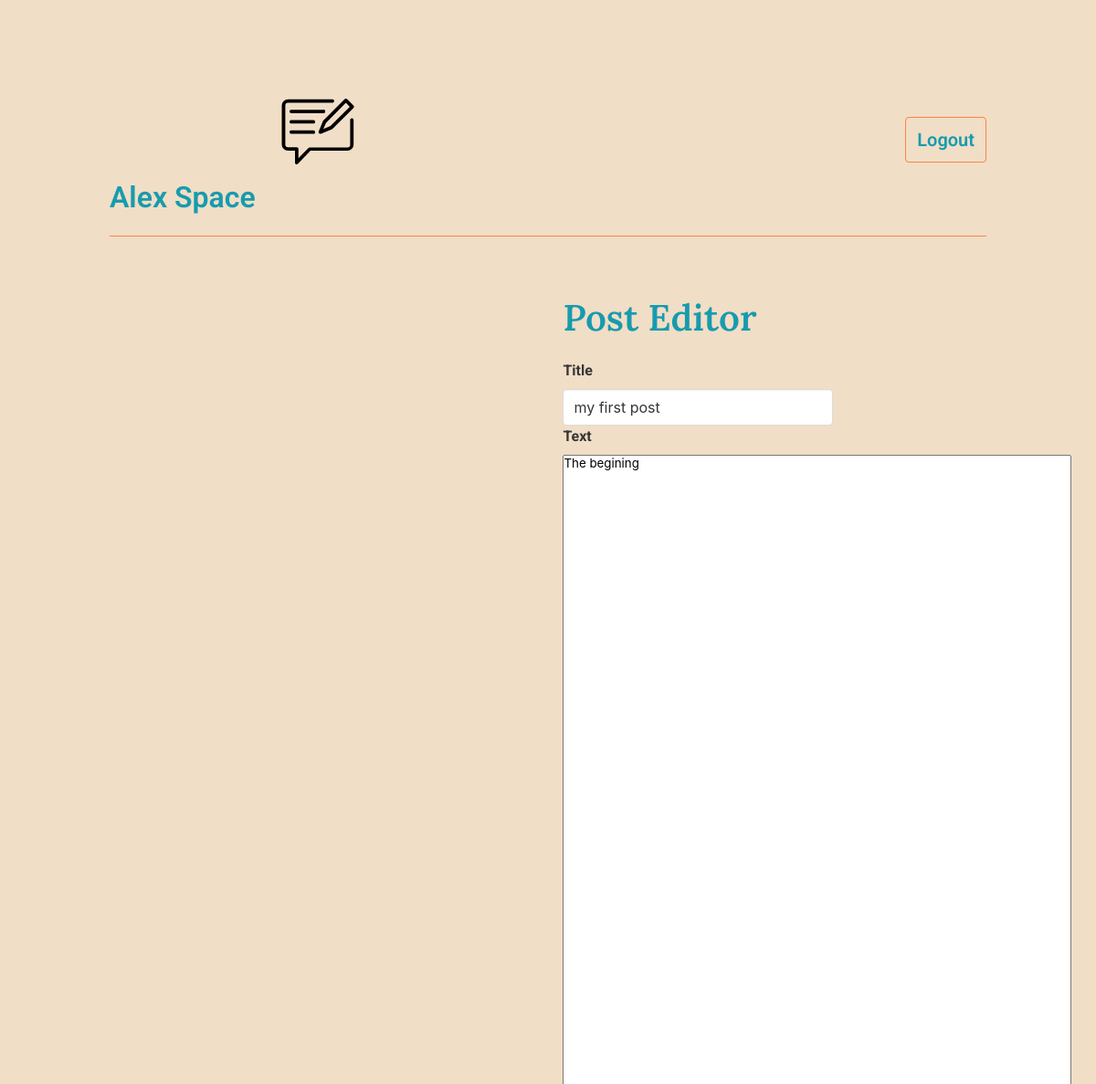
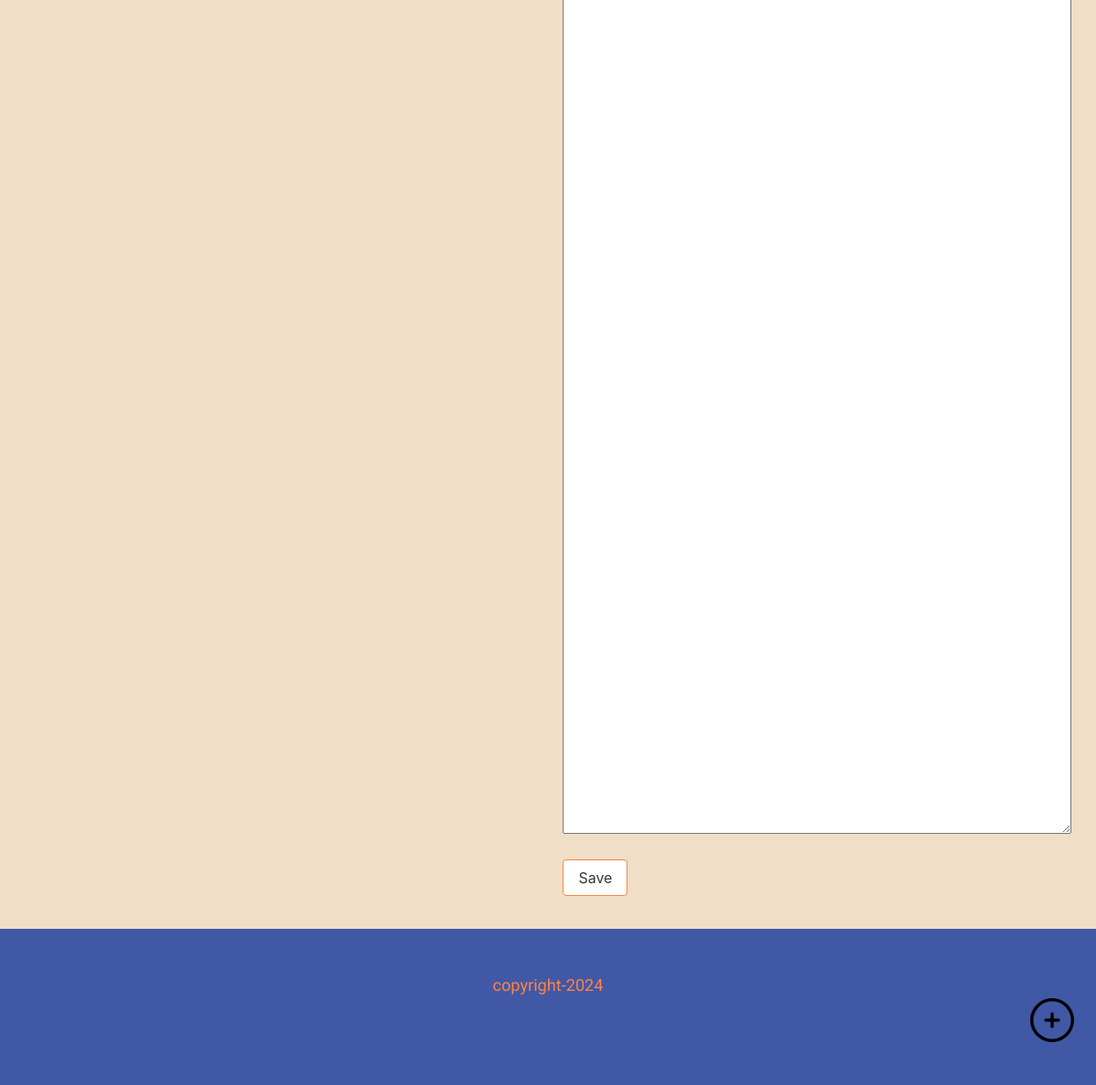
Before: /admin/post_editor/update?id=1 (signed in) with the older database file (2 pictures, top to bottom).
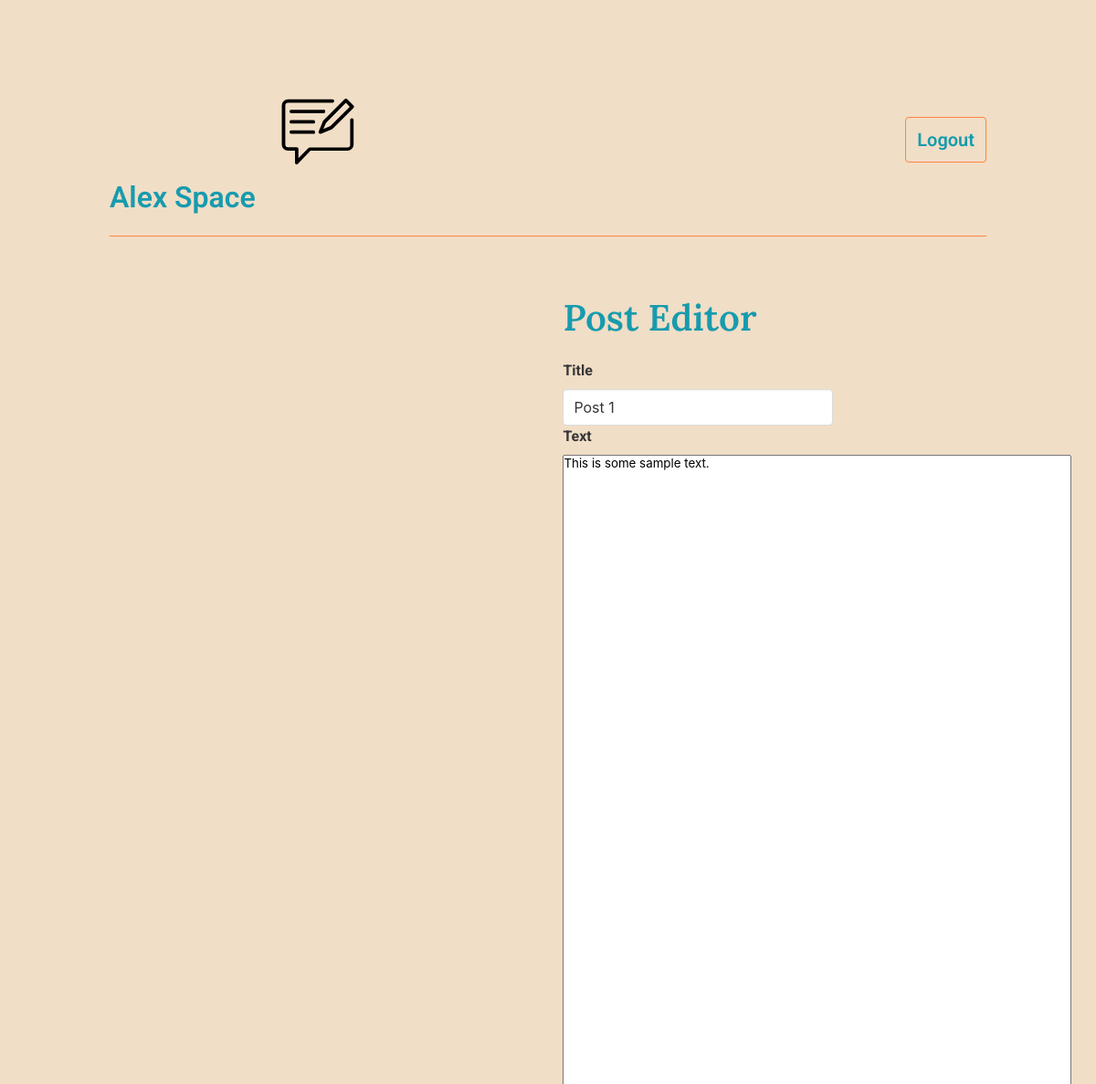
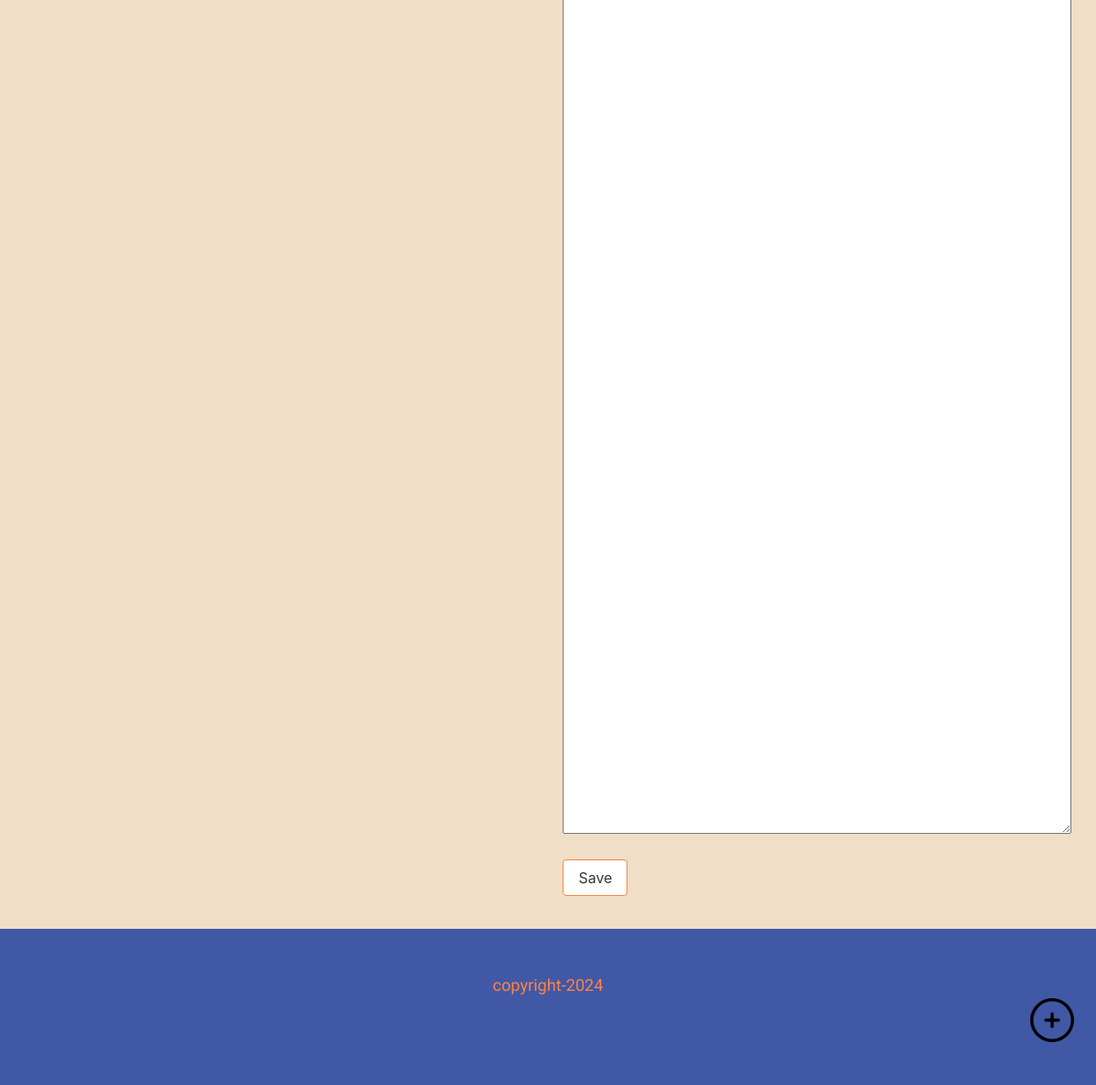
After: the same page with the newer database file (2 pictures, top to bottom).
### app/models.py (models this page shows, shortened)
class Post(db.Model):
    id: orm.Mapped[int] = orm.mapped_column(primary_key=True)
    post_title: orm.Mapped[str] = orm.mapped_column(alchemy.String(70))
    post_body: orm.Mapped[str] = orm.mapped_column(alchemy.String(5000))
    date_created: orm.Mapped[datetime] = orm.mapped_column(default=lambda:datetime.now(timezone.utc), index=True) # указание времени конкретного поста
    user_id: orm.Mapped[int] = orm.mapped_column(alchemy.ForeignKey(User.id), index=True)
    author: orm.Mapped["User"] = orm.relationship(back_populates="posts")

### app/routes.py (the view, shortened to what this page needs)
@app.route("/admin/post_editor/<action>", methods = ['GET', 'POST'])
@login_required
def post_editor(action):
    id = request.args.get("id")
    if action == "update" and request.method == "GET":
        post = db.session.query(Post).get(id)
        form = PostEditor()
        form.post_body.data = post.post_body
        return render_template("posteditor.html", form = form, post = post, title = "Post editor")

### app/forms.py
class PostEditor(FlaskForm):
    post_title = StringField("Title", validators=[DataRequired(), Length(min=5, max=75)])
    post_body = TextAreaField("Text", validators=[Length(min=0, max=5000)])
    submit = SubmitField("Save")

### app/models.py (called while the page is built)
@login.user_loader
def load_user(id):
    return db.session.get(User, int(id))

### app/templates/posteditor.html (shortened to what this page needs)
{%extends "base.html"%}
{%block content%}
<form id="post-editor" method = "post" novalidate>
    <h2 class="title">Post Editor</h2>
    {%if post%}
    {{form.post_title.label(class="label")}}
    {{form.post_title(size = 70, class="input", value = post.post_title)}}
    {{form.post_body.label(class="label")}}
    {{form.post_body(cols = 60, rows = 100, class="textArea", default = post.post_body)}}
    {%endif%}
    <br>
    {{form.submit(class="button")}}
</form>
{%endblock%}

Changed rows visible on the page:
changed Post: post_title "my first post" → "Post 1"; post_body "The begining" → "This is some sample text."
